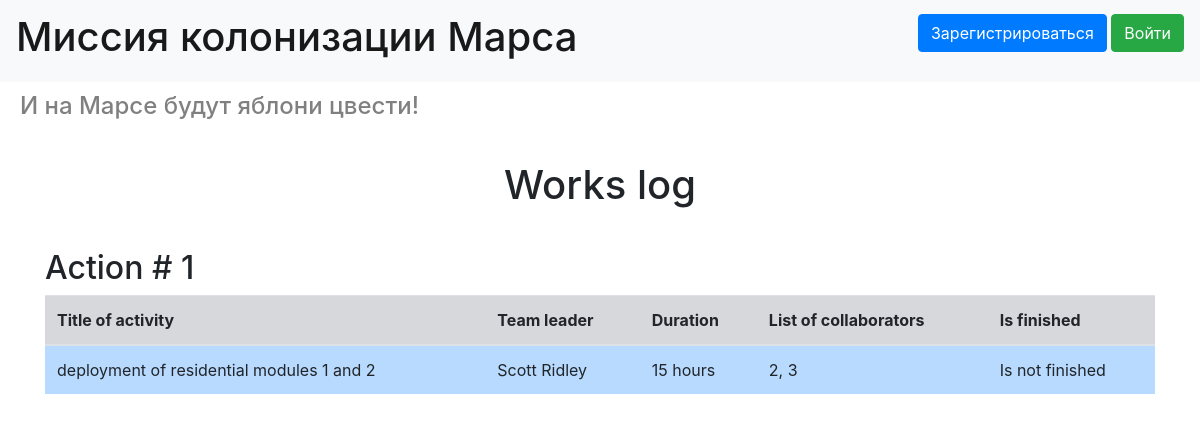
Before: / with the older database file.
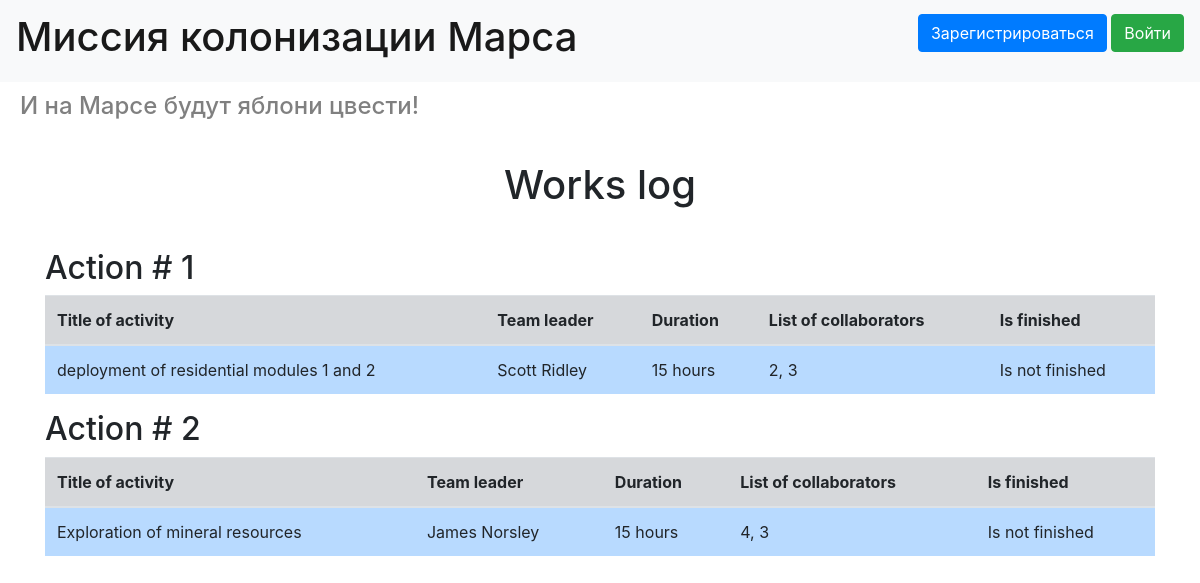
After: the same page with the newer database file.
### data/jobs.py (models this page shows, shortened)
class Jobs(SqlAlchemyBase):
    __tablename__ = 'jobs'
    id = sqlalchemy.Column(sqlalchemy.Integer, primary_key=True, autoincrement=True)
    team_leader = sqlalchemy.Column(sqlalchemy.Integer, sqlalchemy.ForeignKey('colonists.id'))
    job = sqlalchemy.Column(sqlalchemy.String, nullable=True)
    work_size = sqlalchemy.Column(sqlalchemy.Integer, nullable=True)
    collaborators = sqlalchemy.Column(sqlalchemy.String, nullable=True)
    start_date = sqlalchemy.Column(sqlalchemy.String, nullable=True)
    end_date = sqlalchemy.Column(sqlalchemy.String, nullable=True)
    is_finished = sqlalchemy.Column(sqlalchemy.Boolean, nullable=True, default=False)
    user = orm.relationship("Colonist")

### data/colonists.py (models this page shows, shortened)
class Colonist(SqlAlchemyBase):
    __tablename__ = 'colonists'
    id = sqlalchemy.Column(sqlalchemy.Integer, primary_key=True, autoincrement=True)
    name = sqlalchemy.Column(sqlalchemy.String, nullable=True)
    surname = sqlalchemy.Column(sqlalchemy.String, nullable=True)
    age = sqlalchemy.Column(sqlalchemy.Integer, nullable=True)
    position = sqlalchemy.Column(sqlalchemy.String, nullable=True)
    speciality = sqlalchemy.Column(sqlalchemy.String, nullable=True)
    address = sqlalchemy.Column(sqlalchemy.String, nullable=True)
    email = sqlalchemy.Column(sqlalchemy.String, index=True, unique=True, nullable=False)
    hashed_password = sqlalchemy.Column(sqlalchemy.String, nullable=True)
    modified_date = sqlalchemy.Column(sqlalchemy.DateTime, nullable=True)
    jobs = orm.relationship("Jobs", back_populates='user')
    departments = orm.relationship('Department', back_populates='user')

### main.py (the view)
@app.route('/')
def users():
    db_sess = db_session.create_session()
    return render_template('index.html', jobs=db_sess.query(Jobs), colonists=db_sess.query(Colonist))

### data/db_session.py (called while the page is built)
def create_session() -> Session:
    global __factory
    return __factory()

### templates/index.html
{% extends "base.html" %}
{% block content %}
<h1 style="text-align: center; margin: 40px">Works log</h1>
{% for job in jobs %}
<h2>Action # {{job.id}}</h2>
<table class="table">
    <thead>
    <tr>
        <th class="table-secondary">Title of activity</th>
        <th class="table-secondary">Team leader</th>
        <th class="table-secondary">Duration</th>
        <th class="table-secondary">List of collaborators</th>
        <th class="table-secondary">Is finished</th>
    </tr>
    </thead>
    <tbody>
    <tr>
        <td class="table-primary">{{job.job}}</td>
        {% for colonist in colonists %}
        {% if colonist.id == job.team_leader%}
        <td class="table-primary">{{colonist.surname}} {{colonist.name}}</td>
        {% endif%}
        {% endfor %}
        <td class="table-primary">{{job.work_size}} hours</td>
        <td class="table-primary">{{job.collaborators}}</td>
        {% if job.is_finished == False%}
        <td class="table-primary">Is not finished</td>
        {% else %}
        <td class="table-primary">Is finished</td>
        {% endif %}
    </tr>
    </tbody>
</table>
{% endfor %}
{% endblock %}

### templates/base.html (shortened to what this page needs)
<!doctype html>
<html lang="en">
<head>
    <link rel="stylesheet"
          href="https://stackpath.bootstrapcdn.com/bootstrap/4.4.1/css/bootstrap.min.css"
>
</head>
<body>
<header>
    <nav class="navbar navbar-light bg-light">
        <a class="navbar-brand" href="#"><h1>Миссия колонизации Марса</h1></a>
        {% if current_user.is_authenticated %}
        <a class="navbar-brand" href="/logout">{{ current_user.name }}</a>
        {% else %}
        <p>
            <a class="btn btn-primary " href="/register">Зарегистрироваться</a>
            <a class="btn btn-success" href="/login">Войти</a>
        </p>
        {% endif %}
    </nav>
    <div>
        <h4 style="color: gray; margin: 10px 10px 10px 20px;">И на Марсе будут яблони цвести!</h4>
    </div>
</header>
<main role="main" class="container">
    {% block content %}{% endblock %}
</main>
</body>
</html>

Changed rows visible on the page:
added Jobs: id "2", job "Exploration of mineral resources", work_size "15", collaborators "4, 3", is_finished "Is not finished"
now on this page (row unchanged): Colonist: surname "James", name "Norsley", shown under "2"
